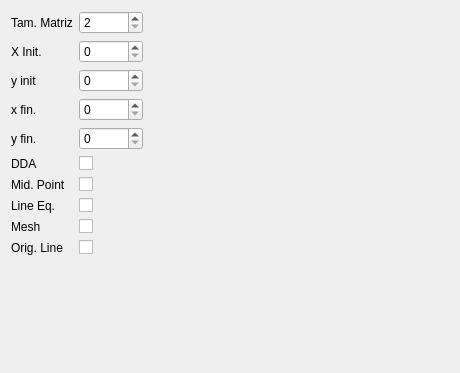
<?xml version="1.0" encoding="UTF-8"?>
<ui version="4.0">
 <class>MainWindow</class>
 <widget class="QMainWindow" name="MainWindow">
  <property name="geometry">
   <rect>
    <x>0</x>
    <y>0</y>
    <width>460</width>
    <height>373</height>
   </rect>
  </property>
  <property name="windowTitle">
   <string>MainWindow</string>
  </property>
  <widget class="QWidget" name="centralWidget">
   <layout class="QHBoxLayout" name="horizontalLayout">
    <item>
     <layout class="QFormLayout" name="formLayout">
      <property name="sizeConstraint">
       <enum>QLayout::SetFixedSize</enum>
      </property>
      <property name="rowWrapPolicy">
       <enum>QFormLayout::DontWrapRows</enum>
      </property>
      <property name="horizontalSpacing">
       <number>6</number>
      </property>
      <property name="topMargin">
       <number>0</number>
      </property>
      <property name="rightMargin">
       <number>0</number>
      </property>
      <item row="0" column="0">
       <widget class="QLabel" name="tamMatrizLabel">
        <property name="text">
         <string>Tam. Matriz</string>
        </property>
       </widget>
      </item>
      <item row="0" column="1">
       <widget class="QSpinBox" name="tamMatrizSpinBox">
        <property name="minimum">
         <number>2</number>
        </property>
       </widget>
      </item>
      <item row="1" column="0">
       <widget class="QLabel" name="xInitLabel">
        <property name="text">
         <string>X Init.</string>
        </property>
       </widget>
      </item>
      <item row="1" column="1">
       <widget class="QSpinBox" name="xInitSpinBox"/>
      </item>
      <item row="2" column="0">
       <widget class="QLabel" name="yInitLabel">
        <property name="text">
         <string>y init</string>
        </property>
       </widget>
      </item>
      <item row="2" column="1">
       <widget class="QSpinBox" name="yInitSpinBox"/>
      </item>
      <item row="3" column="0">
       <widget class="QLabel" name="xFinLabel">
        <property name="text">
         <string>x fin.</string>
        </property>
       </widget>
      </item>
      <item row="3" column="1">
       <widget class="QSpinBox" name="xFinSpinBox"/>
      </item>
      <item row="4" column="0">
       <widget class="QLabel" name="yFinLabel">
        <property name="text">
         <string>y fin.</string>
        </property>
       </widget>
      </item>
      <item row="4" column="1">
       <widget class="QSpinBox" name="yFinSpinBox"/>
      </item>
      <item row="5" column="0">
       <widget class="QLabel" name="dDALabel">
        <property name="text">
         <string>DDA</string>
        </property>
       </widget>
      </item>
      <item row="5" column="1">
       <widget class="QCheckBox" name="dDACheckBox"/>
      </item>
      <item row="6" column="0">
       <widget class="QLabel" name="midPointLabel">
        <property name="text">
         <string>Mid. Point</string>
        </property>
       </widget>
      </item>
      <item row="6" column="1">
       <widget class="QCheckBox" name="midPointCheckBox"/>
      </item>
      <item row="7" column="0">
       <widget class="QLabel" name="lineEqLabel">
        <property name="text">
         <string>Line Eq.</string>
        </property>
       </widget>
      </item>
      <item row="7" column="1">
       <widget class="QCheckBox" name="lineEqCheckBox"/>
      </item>
      <item row="8" column="0">
       <widget class="QLabel" name="meshLabel">
        <property name="text">
         <string>Mesh</string>
        </property>
       </widget>
      </item>
      <item row="8" column="1">
       <widget class="QCheckBox" name="meshCheckBox"/>
      </item>
      <item row="9" column="0">
       <widget class="QLabel" name="origLineLabel">
        <property name="text">
         <string>Orig. Line</string>
        </property>
       </widget>
      </item>
      <item row="9" column="1">
       <widget class="QCheckBox" name="origLineCheckBox"/>
      </item>
     </layout>
    </item>
    <item>
     <widget class="MyGlWidget" name="QglWidget" native="true">
      <property name="sizePolicy">
       <sizepolicy hsizetype="Preferred" vsizetype="Preferred">
        <horstretch>0</horstretch>
        <verstretch>0</verstretch>
       </sizepolicy>
      </property>
      <property name="minimumSize">
       <size>
        <width>300</width>
        <height>0</height>
       </size>
      </property>
     </widget>
    </item>
   </layout>
  </widget>
 </widget>
 <layoutdefault spacing="6" margin="11"/>
 <customwidgets>
  <customwidget>
   <class>MyGlWidget</class>
   <extends>QWidget</extends>
   <header>myglwidget.h</header>
   <container>1</container>
   <slots>
    <slot>changeMatrizSize(int)</slot>
    <slot>updateXInit(int)</slot>
    <slot>updateYInit(int)</slot>
    <slot>updateXFin(int)</slot>
    <slot>updateYFin(int)</slot>
    <slot>enableDDA(bool)</slot>
    <slot>enableMidlePoint(bool)</slot>
    <slot>enableLineEq(bool)</slot>
    <slot>enableMesh(bool)</slot>
    <slot>enableOrigLine(bool)</slot>
   </slots>
  </customwidget>
 </customwidgets>
 <resources/>
 <connections>
  <connection>
   <sender>tamMatrizSpinBox</sender>
   <signal>valueChanged(int)</signal>
   <receiver>QglWidget</receiver>
   <slot>changeMatrizSize(int)</slot>
   <hints>
    <hint type="sourcelabel">
     <x>117</x>
     <y>27</y>
    </hint>
    <hint type="destinationlabel">
     <x>204</x>
     <y>65</y>
    </hint>
   </hints>
  </connection>
  <connection>
   <sender>xInitSpinBox</sender>
   <signal>valueChanged(int)</signal>
   <receiver>QglWidget</receiver>
   <slot>updateXInit(int)</slot>
   <hints>
    <hint type="sourcelabel">
     <x>111</x>
     <y>59</y>
    </hint>
    <hint type="destinationlabel">
     <x>229</x>
     <y>50</y>
    </hint>
   </hints>
  </connection>
  <connection>
   <sender>yInitSpinBox</sender>
   <signal>valueChanged(int)</signal>
   <receiver>QglWidget</receiver>
   <slot>updateYInit(int)</slot>
   <hints>
    <hint type="sourcelabel">
     <x>129</x>
     <y>88</y>
    </hint>
    <hint type="destinationlabel">
     <x>178</x>
     <y>94</y>
    </hint>
   </hints>
  </connection>
  <connection>
   <sender>xFinSpinBox</sender>
   <signal>valueChanged(int)</signal>
   <receiver>QglWidget</receiver>
   <slot>updateXFin(int)</slot>
   <hints>
    <hint type="sourcelabel">
     <x>126</x>
     <y>128</y>
    </hint>
    <hint type="destinationlabel">
     <x>170</x>
     <y>128</y>
    </hint>
   </hints>
  </connection>
  <connection>
   <sender>yFinSpinBox</sender>
   <signal>valueChanged(int)</signal>
   <receiver>QglWidget</receiver>
   <slot>updateYFin(int)</slot>
   <hints>
    <hint type="sourcelabel">
     <x>128</x>
     <y>153</y>
    </hint>
    <hint type="destinationlabel">
     <x>189</x>
     <y>158</y>
    </hint>
   </hints>
  </connection>
  <connection>
   <sender>dDACheckBox</sender>
   <signal>toggled(bool)</signal>
   <receiver>QglWidget</receiver>
   <slot>enableDDA(bool)</slot>
   <hints>
    <hint type="sourcelabel">
     <x>122</x>
     <y>180</y>
    </hint>
    <hint type="destinationlabel">
     <x>201</x>
     <y>188</y>
    </hint>
   </hints>
  </connection>
  <connection>
   <sender>midPointCheckBox</sender>
   <signal>toggled(bool)</signal>
   <receiver>QglWidget</receiver>
   <slot>enableMidlePoint(bool)</slot>
   <hints>
    <hint type="sourcelabel">
     <x>118</x>
     <y>210</y>
    </hint>
    <hint type="destinationlabel">
     <x>165</x>
     <y>216</y>
    </hint>
   </hints>
  </connection>
  <connection>
   <sender>lineEqCheckBox</sender>
   <signal>toggled(bool)</signal>
   <receiver>QglWidget</receiver>
   <slot>enableLineEq(bool)</slot>
   <hints>
    <hint type="sourcelabel">
     <x>117</x>
     <y>239</y>
    </hint>
    <hint type="destinationlabel">
     <x>176</x>
     <y>243</y>
    </hint>
   </hints>
  </connection>
  <connection>
   <sender>meshCheckBox</sender>
   <signal>toggled(bool)</signal>
   <receiver>QglWidget</receiver>
   <slot>enableMesh(bool)</slot>
   <hints>
    <hint type="sourcelabel">
     <x>114</x>
     <y>269</y>
    </hint>
    <hint type="destinationlabel">
     <x>204</x>
     <y>269</y>
    </hint>
   </hints>
  </connection>
  <connection>
   <sender>origLineCheckBox</sender>
   <signal>toggled(bool)</signal>
   <receiver>QglWidget</receiver>
   <slot>enableOrigLine(bool)</slot>
   <hints>
    <hint type="sourcelabel">
     <x>102</x>
     <y>295</y>
    </hint>
    <hint type="destinationlabel">
     <x>222</x>
     <y>303</y>
    </hint>
   </hints>
  </connection>
 </connections>
</ui>
